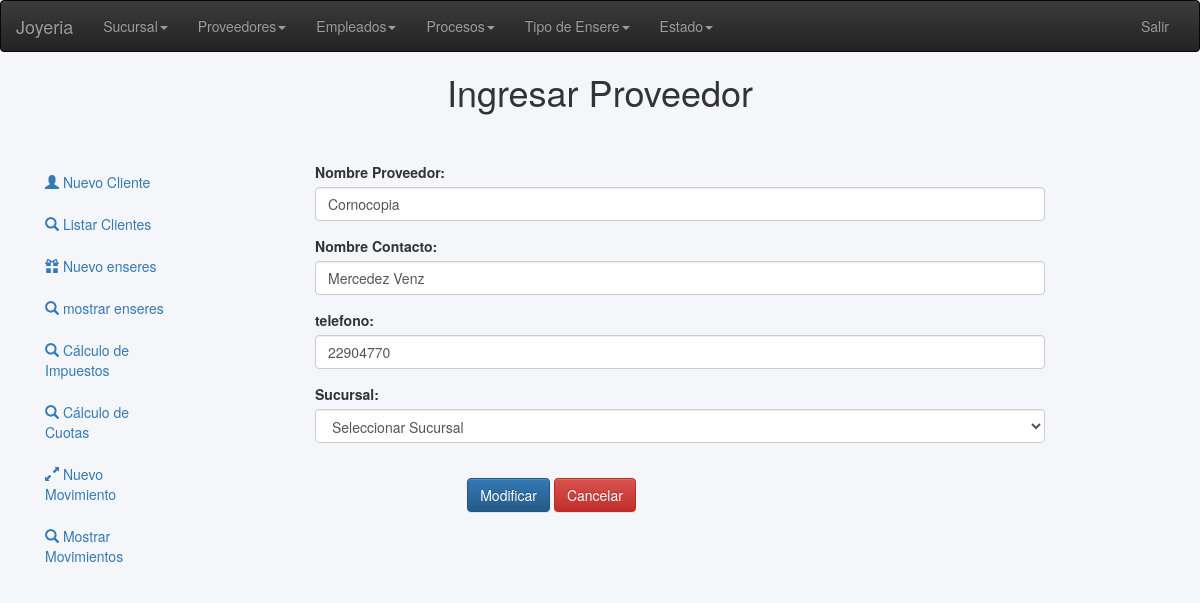
The app's page /views/proveedores/modificar.php?id=1 (signed in) with its own data.
### tables this page shows
CREATE TABLE `proveedores` (
  `id_proveedor` int(11) NOT NULL,
  `nombre_Prov` varchar(30) NOT NULL,
  `nombre_contacto` varchar(25) NOT NULL,
  `tel_contacto` int(11) DEFAULT NULL,
  `idsucursal` int(11) DEFAULT NULL,
  `correo` varchar(30) DEFAULT NULL,
  `pro_dui` int(20) DEFAULT NULL
);

### views/proveedores/modificar.php (the view, shortened to what this page needs)
<?php
if (isset($_GET['id'])) {
	$md = new Model();
	$cn = $md->getConexion();
	$sqlMostrar = "SELECT proveedores.*, sucursal.nombre as sucursal FROM proveedores INNER JOIN sucursal on sucursal.idsucursal = proveedores.idsucursal WHERE id_proveedor= '".$_GET['id']."'";
	$res = mysqli_query($cn,$sqlMostrar);
	$row = mysqli_fetch_assoc($res);
	?>
	<?php 	require('../head.php') ?>
	<body style="background: #f5f6fa;">
		<?php 	require('../header.php') ?>
		<h1 style="margin: 0 auto; display: block; text-align: center;">Ingresar Proveedor</h1>
		<section class="prueba container-fluid" style="margin-top: 50px;">
			<div class="row col-lg-12">
				<aside class="col-lg-2">
					<?php 	require('../aside.php') ?>
				</aside>
				<div class="contenedor col-lg-8 col-md-offset-1">
					<form action="../../controllerProveedores.php?op=update&id=<?php echo $_GET['id']?>" method="POST">
						<div class="form-group">
							<label>Nombre Proveedor: </label>
							<br>
							<input class="form-control" type="text" name="nombreP" value="<?php echo $row['nombre_Prov'];?>">
						</div>
						<div class="form-group">
							<label>Nombre Contacto: </label>
							<br>
							<input class="form-control" type="text" name="nombre" value="<?php echo $row['nombre_contacto'];?>">
						</div>
						<div class="form-group">
							<label>telefono: </label>
							<br>
							<input class="form-control" type="text" name="tel" value="<?php echo $row['tel_contacto'];?>">
						</div>
                         	<div class="form-group">
						<label>Sucursal: </label>
						<br>
						<select name="suc" class="form-control" required="">
							<option value="0">Seleccionar Sucursal</option>
						</select>
					</div>
						<br>
						<div class="row col-lg-8 center">
							<div class="col-lg-3"></div>
							<button name="ip_proveedor" class="btn btn-primary">Modificar </button>
							<div class="col-lg-1"></div>
							<a href="mostrar.php" class="btn btn-danger">Cancelar</a>
						</div>
					</form>
					<br>
					<br>
					<br>
				</div>
			</div>
		</section>
		<?php
	}else
	header("Location: mostrar.php");
	?>

### records on screen
proveedores: nombreP "Cornocopia", nombre "Mercedez Venz", tel "22904770"
